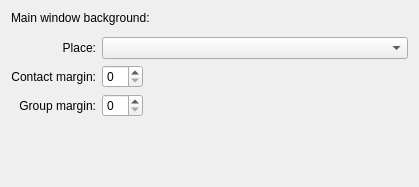
<ui version="4.0" >
 <class>BkgndCfgBase</class>
 <widget class="QWidget" name="BkgndCfgBase" >
  <property name="geometry" >
   <rect>
    <x>0</x>
    <y>0</y>
    <width>419</width>
    <height>187</height>
   </rect>
  </property>
  <property name="windowTitle" >
   <string>Form1</string>
  </property>
  <layout class="QGridLayout" >
   <property name="margin" >
    <number>11</number>
   </property>
   <property name="spacing" >
    <number>6</number>
   </property>
   <item row="5" column="0" colspan="2" >
    <layout class="QHBoxLayout" >
     <property name="margin" >
      <number>0</number>
     </property>
     <property name="spacing" >
      <number>6</number>
     </property>
     <item>
      <widget class="LinkLabel" native="1" name="lblLink" />
     </item>
     <item>
      <spacer>
       <property name="orientation" >
        <enum>Qt::Horizontal</enum>
       </property>
       <property name="sizeType" >
        <enum>QSizePolicy::Expanding</enum>
       </property>
       <property name="sizeHint" >
        <size>
         <width>20</width>
         <height>20</height>
        </size>
       </property>
      </spacer>
     </item>
    </layout>
   </item>
   <item row="6" column="1" >
    <spacer>
     <property name="orientation" >
      <enum>Qt::Vertical</enum>
     </property>
     <property name="sizeType" >
      <enum>QSizePolicy::Expanding</enum>
     </property>
     <property name="sizeHint" >
      <size>
       <width>20</width>
       <height>20</height>
      </size>
     </property>
    </spacer>
   </item>
   <item row="4" column="0" >
    <widget class="QLabel" name="TextLabel1_3" >
     <property name="text" >
      <string>Group margin:</string>
     </property>
     <property name="alignment" >
      <set>Qt::AlignRight|Qt::AlignTrailing|Qt::AlignVCenter</set>
     </property>
     <property name="wordWrap" >
      <bool>false</bool>
     </property>
    </widget>
   </item>
   <item row="3" column="0" >
    <widget class="QLabel" name="TextLabel1_2" >
     <property name="text" >
      <string>Contact margin:</string>
     </property>
     <property name="alignment" >
      <set>Qt::AlignRight|Qt::AlignTrailing|Qt::AlignVCenter</set>
     </property>
     <property name="wordWrap" >
      <bool>false</bool>
     </property>
    </widget>
   </item>
   <item row="1" column="0" colspan="2" >
    <widget class="EditFile" native="1" name="edtPicture" />
   </item>
   <item row="0" column="0" colspan="2" >
    <widget class="QLabel" name="TextLabel1" >
     <property name="text" >
      <string>Main window background:</string>
     </property>
     <property name="alignment" >
      <set>Qt::AlignLeading|Qt::AlignLeft|Qt::AlignVCenter</set>
     </property>
     <property name="wordWrap" >
      <bool>false</bool>
     </property>
    </widget>
   </item>
   <item row="3" column="1" >
    <layout class="QHBoxLayout" >
     <property name="margin" >
      <number>0</number>
     </property>
     <property name="spacing" >
      <number>6</number>
     </property>
     <item>
      <widget class="QSpinBox" name="spnContact" >
       <property name="maximum" >
        <number>20</number>
       </property>
      </widget>
     </item>
     <item>
      <spacer>
       <property name="orientation" >
        <enum>Qt::Horizontal</enum>
       </property>
       <property name="sizeType" >
        <enum>QSizePolicy::Expanding</enum>
       </property>
       <property name="sizeHint" >
        <size>
         <width>20</width>
         <height>20</height>
        </size>
       </property>
      </spacer>
     </item>
    </layout>
   </item>
   <item row="4" column="1" >
    <layout class="QHBoxLayout" >
     <property name="margin" >
      <number>0</number>
     </property>
     <property name="spacing" >
      <number>6</number>
     </property>
     <item>
      <widget class="QSpinBox" name="spnGroup" >
       <property name="maximum" >
        <number>20</number>
       </property>
      </widget>
     </item>
     <item>
      <spacer>
       <property name="orientation" >
        <enum>Qt::Horizontal</enum>
       </property>
       <property name="sizeType" >
        <enum>QSizePolicy::Expanding</enum>
       </property>
       <property name="sizeHint" >
        <size>
         <width>20</width>
         <height>20</height>
        </size>
       </property>
      </spacer>
     </item>
    </layout>
   </item>
   <item row="2" column="0" >
    <widget class="QLabel" name="TextLabel2" >
     <property name="text" >
      <string>Place:</string>
     </property>
     <property name="alignment" >
      <set>Qt::AlignRight|Qt::AlignTrailing|Qt::AlignVCenter</set>
     </property>
     <property name="wordWrap" >
      <bool>false</bool>
     </property>
    </widget>
   </item>
   <item row="2" column="1" >
    <widget class="QComboBox" name="cmbPosition" />
   </item>
  </layout>
 </widget>
 <customwidgets>
  <customwidget>
   <class>EditFile</class>
   <extends>QWidget</extends>
   <header>editfile.h</header>
  </customwidget>
  <customwidget>
   <class>LinkLabel</class>
   <extends>QWidget</extends>
   <header>linklabel.h</header>
  </customwidget>
 </customwidgets>
 <resources/>
 <connections/>
</ui>
